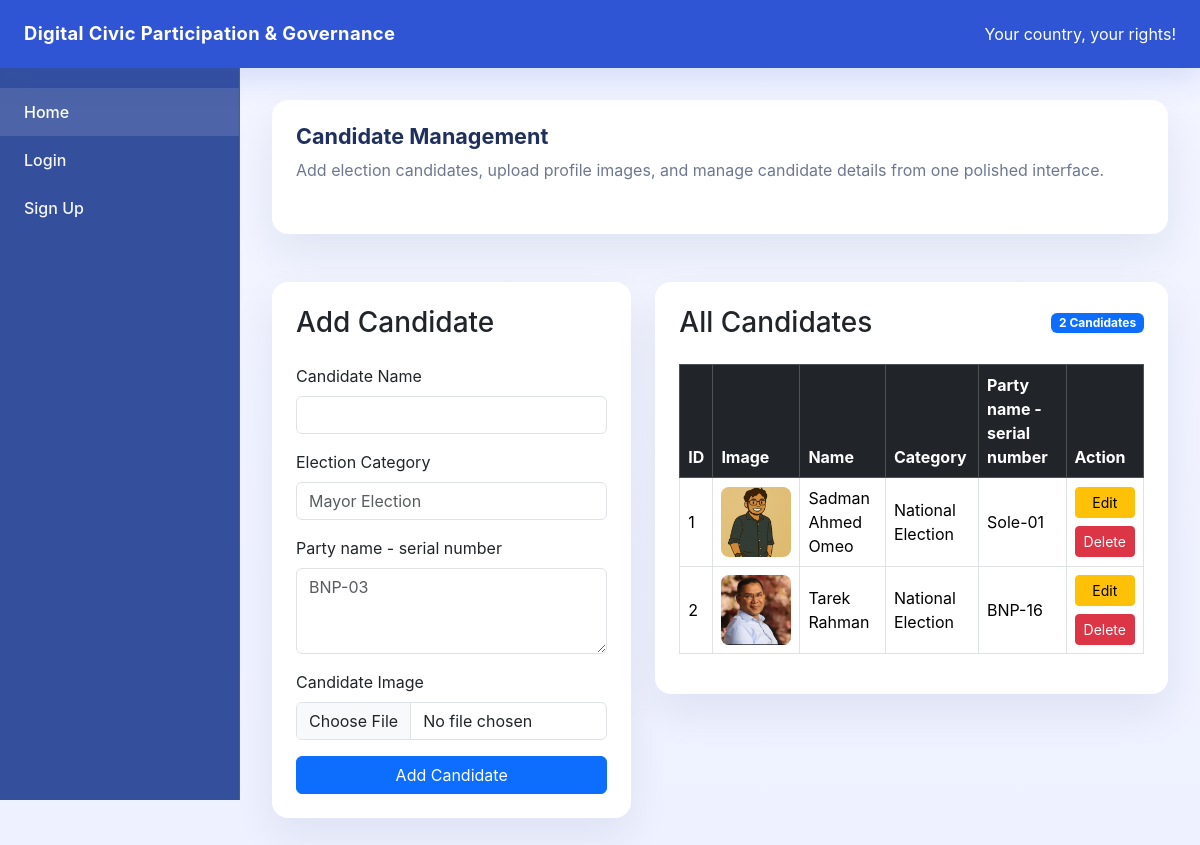
The page /candidates on the database its author committed.
### models/candidate.py (models this page shows)
class Candidate(db.Model):
    __tablename__ = "candidate"
    id = db.Column(db.Integer, primary_key=True)
    name = db.Column(db.String(100), nullable=False)
    category = db.Column(db.String(100), nullable=False)
    description = db.Column(db.String(500), nullable=True)
    image = db.Column(db.String(200), nullable=True)

### routes/candidate_routes.py (the view)
@c_bp.route("")
def candidates_page():
    candidates = Candidate.query.all()
    return render_template("candidates.html", candidates=candidates)

### app.py (called while the page is built, shortened)
@app.context_processor
def inject_notification_count():
    unread_notification_count = 0
    current_user = None  # added
    voter_id = session.get("user_id")
    return dict(unread_notification_count=unread_notification_count, current_user=current_user)

### templates/candidates.html
{% extends "base.html" %}
{% block content %}
<div class="row g-4">
    <div class="col-12">
        <div class="card card-smooth p-4 mb-4">
            <div class="d-flex flex-column flex-md-row justify-content-between align-items-start gap-3">
                <div>
                    <h1 class="section-title mb-2">Candidate Management</h1>
                    <p class="page-intro">Add election candidates, upload profile images, and manage candidate details from one polished interface.</p>
                </div>
            </div>
        </div>
    </div>
    <div class="col-lg-5">
        <div class="card card-smooth">
            <div class="card-body p-4">
                <h3 class="mb-4">Add Candidate</h3>
                <form action="{{ url_for('c_bp.add_candidate') }}" method="POST" enctype="multipart/form-data">
                    <div class="mb-3">
                        <label class="form-label">Candidate Name</label>
                        <input type="text" name="name" class="form-control" required>
                    </div>
                    <div class="mb-3">
                        <label class="form-label">Election Category</label>
                        <input type="text" name="category" class="form-control" placeholder="Mayor Election" required>
                    </div>
                    <div class="mb-3">
                        <label class="form-label">Party name - serial number</label>
                        <textarea name="description" class="form-control" rows="3" placeholder="BNP-03"></textarea>
                    </div>
                    <div class="mb-3">
                        <label class="form-label">Candidate Image</label>
                        <input type="file" name="image" class="form-control">
                    </div>
                    <button type="submit" class="btn btn-primary w-100">Add Candidate</button>
                </form>
            </div>
        </div>
    </div>
    <div class="col-lg-7">
        <div class="card card-smooth">
            <div class="card-body p-4">
                <div class="d-flex justify-content-between align-items-center mb-4">
                    <h3 class="mb-0">All Candidates</h3>
                    <span class="badge bg-primary">{{ candidates|length }} Candidates</span>
                </div>
                {% if candidates %}
                    <div class="table-responsive">
                        <table class="table table-bordered table-hover align-middle">
                            <thead class="table-dark">
                                <tr>
                                    <th>ID</th>
                                    <th>Image</th>
                                    <th>Name</th>
                                    <th>Category</th>
                                    <th>Party name - serial number</th>
                                    <th>Action</th>
                                </tr>
                            </thead>
                            <tbody>
                                {% for c in candidates %}
                                    <tr>
                                        <td>{{ c.id }}</td>
                                        <td>
                                            {% if c.image %}
                                                <img src="{{ url_for('static', filename='uploads/' + c.image) }}" width="70" height="70" style="object-fit: cover; border-radius: 8px;">
                                            {% else %}
                                                <span class="text-muted">No Image</span>
                                            {% endif %}
                                        </td>
                                        <td>{{ c.name }}</td>
                                        <td>{{ c.category }}</td>
                                        <td>{{ c.description }}</td>
                                        <td>
                                            <div class="d-grid gap-2">
                                                <a href="{{ url_for('c_bp.edit_candidate_page', candidate_id=c.id) }}" class="btn btn-warning btn-sm">Edit</a>
                                                <form action="{{ url_for('c_bp.delete_candidate', candidate_id=c.id) }}" method="POST" onsubmit="return confirm('Are you sure you want to delete this candidate?');">
                                                    <button type="submit" class="btn btn-danger btn-sm">Delete</button>
                                                </form>
                                            </div>
                                        </td>
                                    </tr>
                                {% endfor %}
                            </tbody>
                        </table>
                    </div>
                {% else %}
                    <div class="alert alert-secondary mb-0">No candidates added yet.</div>
                {% endif %}
            </div>
        </div>
    </div>
</div>
{% endblock %}

### templates/base.html (style rules this page uses)
:root { --brand: #2f55d4; --brand-soft: #edf0ff; --surface: #ffffff; --surface-soft: #f4f6ff; --text: #1f305f; --muted: #6d7790; }
body { margin: 0; min-height: 100vh; background: linear-gradient(180deg, #f3f5ff 0%, #eef1ff 100%); font-family: Inter, system-ui, -apple-system, BlinkMacSystemFont, "Segoe UI", sans-serif; color: var(--text); }
.card-smooth { border: 0; border-radius: 1rem; background: var(--surface); box-shadow: 0 18px 40px rgba(23, 45, 92, 0.08); }
.section-title { font-size: 1.35rem; font-weight: 700; margin-bottom: 1.25rem; color: var(--text); }
.page-intro { color: var(--muted); margin-bottom: 1.75rem; }

### rows shown on the page
Candidate: id "1", image (picture), name "Sadman Ahmed Omeo", category "National Election", description "Sole-01"
Candidate: id "2", image (picture), name "Tarek Rahman", category "National Election", description "BNP-16"

### other values the page prints
{{ candidates|length }} "2"
